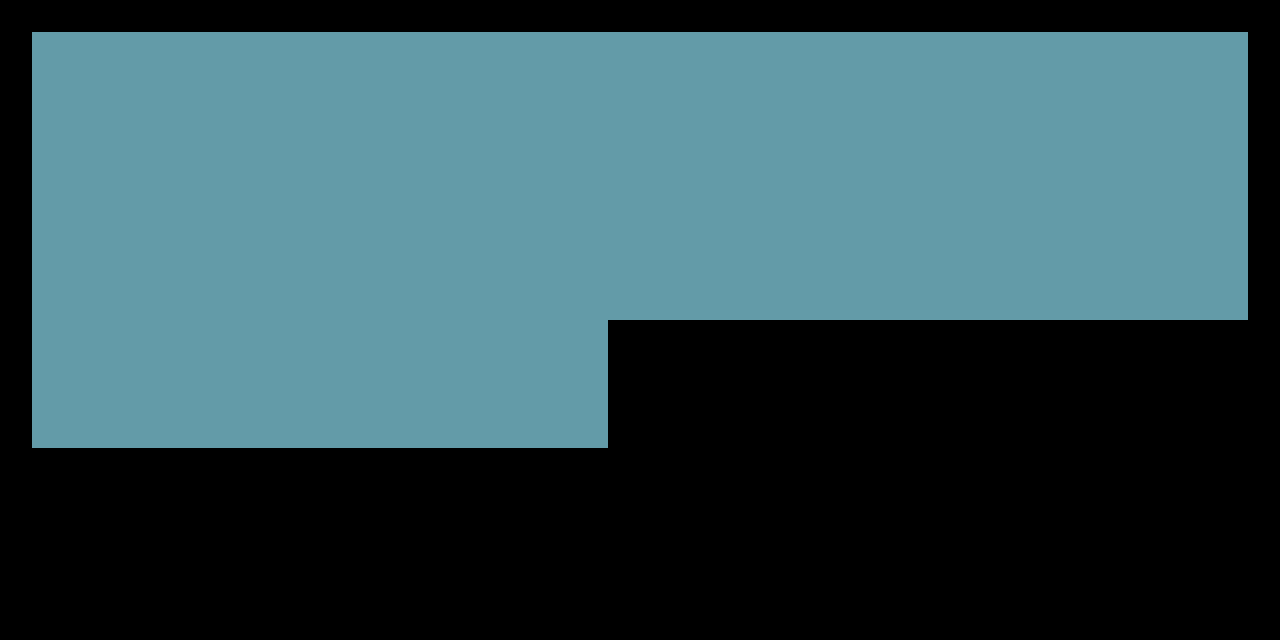

This is a level from a 2D game, rendered from its Tiled map with the project's own tilesets. A one-line summary and the map file follow, with tile-layer data summarised:
An orthogonal 40x20 tile map with 32x32 px tiles, 1 tile layer (Tile Layer 1) and 8 objects (player).

<map version="1.0" orientation="orthogonal" renderorder="right-down" width="40" height="20" tilewidth="32" tileheight="32" backgroundcolor="#639ba8" nextobjectid="24">
 <tileset firstgid="1" name="block" tilewidth="32" tileheight="32">
  <image source="../img/map/block.png" width="32" height="32" />
 </tileset>
 <layer name="Tile Layer 1" width="40" height="20">
  <data>[800 cells, 386 non-empty, 1 distinct tile ids]</data>
 </layer>
 <objectgroup name="collision">
  <object id="6" x="4" y="448" width="604" height="193" />
  <object id="9" x="608" y="319" width="497" height="320" />
  <object id="13" x="1105" y="320" width="174" height="319" />
  <object id="14" x="0" y="0" width="31" height="447" />
  <object id="16" x="31" y="-1" width="1127" height="34" />
  <object id="20" x="1159" y="-1" width="115" height="34" />
  <object id="21" x="1245" y="33" width="54" height="285" />
 </objectgroup>
 <objectgroup name="Entities">
  <object id="23" name="player" x="180" y="396" width="20" height="32">
   <properties>
    <property name="frameheight" value="32" />
    <property name="image" value="player1" />
   </properties>
  </object>
 </objectgroup>
</map>
